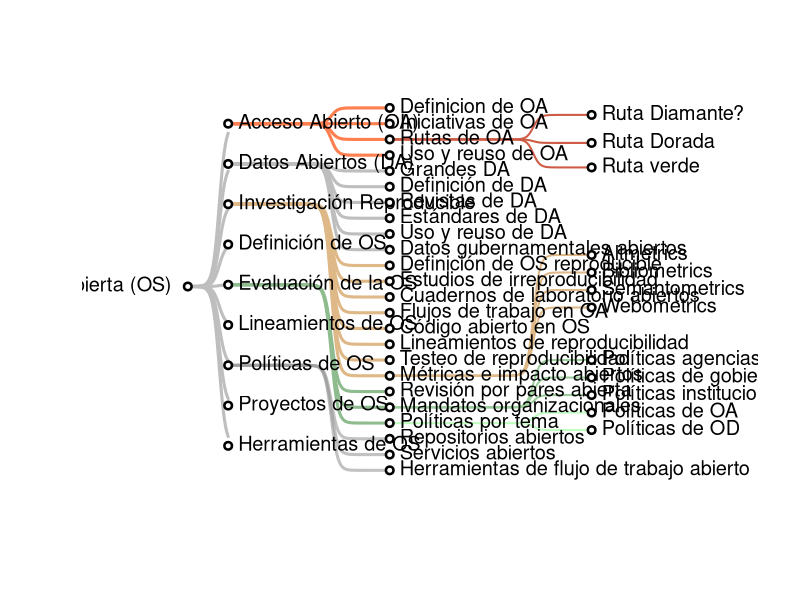

Source code (R):
#Graphic based on a solution by Alex at https://stackoverflow.com/questions/32046889/connecting-two-points-with-curved-lines-s-ish-curve-in-r
#Create the function
curveMaker <- function(x1, y1, x2, y2, ...){
  curve( plogis( x, scale = 0.08, loc = (x1 + x2) /1.8 ) * (y2-y1) + y1, 
         x1, x2, add = TRUE, ...)
}

#Prepare data:
parent <- c(2, 56)
children <- cbind(3, cbind(1:9)*11.5-1)
grandchildren <- cbind(7, (1:24)*4.5-1)
ggchildren <- cbind(12, c(15,20,25,30,35,50,55,60,65,90,97,105))
labels <- c("Ciencia Abierta (OS) ", "Herramientas de OS","Proyectos de OS","Políticas de OS", "Lineamientos de OS","Evaluación de la OS","Definición de OS", "Investigación Reproducible","Datos Abiertos (DA)", "Acceso Abierto (OA)", "Herramientas de flujo de trabajo abierto", "Servicios abiertos", "Repositorios abiertos","Políticas por tema", "Mandatos organizacionales","Revisión por pares abierta", "Métricas e impacto abiertos", "Testeo de reproducibilidad", "Lineamientos de reproducibilidad","Código abierto en OS", "Flujos de trabajo en OA", "Cuadernos de laboratorio abiertos", "Estudios de irreproducibilidad", "Definición de OS reproducible", "Datos gubernamentales abiertos", "Uso y reuso de DA", "Estándares de DA", "Revistas de DA", "Definición de DA", "Grandes DA", "Uso y reuso de OA", "Rutas de OA","Iniciativas de OA", "Definicion de OA", "Políticas de OD", "Políticas de OA", "Políticas institucionales" , "Políticas de gobierno", "Políticas agencias financiadoras", "Webometrics", "Semantometrics", "Bibliometrics", "Altmetrics", "Ruta verde","Ruta Dorada", "Ruta Diamante?" )


#Make a blank plot canvas
plot(0, type="n", ann = FALSE, xlim = c( 0, 15.5 ), ylim = c( 0, 110), axes = FALSE )

#Plot curves
#Parent and children
invisible( mapply( curveMaker, 
                   x1 = parent[ 1 ], 
                   y1 = parent[ 2 ], 
                   x2 = children[ , 1 ], 
                   y2 = children[ , 2 ], 
                   col = "grey", lwd = 3 ) )

#Children and grandchildren
invisible( mapply( curveMaker, #first node
                   x1 = children[ 9, 1 ], 
                   y1 = children[ 9, 2 ], 
                   x2 = grandchildren[ 21:24 , 1 ], 
                   y2 = grandchildren[ 21:24, 2 ], 
                   col = "coral", lwd = 3 ) ) 
invisible( mapply( curveMaker, #second node
                   x1 = children[ 8, 1 ], 
                   y1 = children[ 8, 2 ], 
                   x2 = grandchildren[ 15:20 , 1 ], 
                   y2 = grandchildren[ 15:20, 2 ], 
                   col = "gray", lwd = 3 ) )
invisible( mapply( curveMaker, #third node
                   x1 = children[ 7, 1 ], 
                   y1 = children[ 7, 2 ], 
                   x2 = grandchildren[ 7:14 , 1 ], 
                   y2 = grandchildren[ 7:14, 2 ], 
                   col = "burlywood", lwd = 3 ) )
invisible( mapply( curveMaker, #fourth node
                   x1 = children[ 5, 1 ], 
                   y1 = children[ 5, 2 ], 
                   x2 = grandchildren[ 4:6 , 1 ], 
                   y2 = grandchildren[ 4:6, 2 ], 
                   col = "darkseagreen", lwd = 3 ) )
invisible( mapply( curveMaker, #fifth node
                   x1 = children[ 3, 1 ], 
                   y1 = children[ 3, 2 ], 
                   x2 = grandchildren[ 1:3 , 1 ], 
                   y2 = grandchildren[ 1:3, 2 ], 
                   col = gray( 0.6, alpha = 0.6 ), lwd = 3 ) )

#Grandchildren and ggchildren
invisible( mapply( curveMaker, 
                   x1 = grandchildren[ 4, 1 ], 
                   y1 = grandchildren[ 4, 2 ], 
                   x2 = ggchildren[ 1:2 , 1 ], 
                   y2 = ggchildren[ 1:2, 2 ], 
                   col = "darkseagreen1", lwd = 2 ) ) 
invisible( mapply( curveMaker, 
                   x1 = grandchildren[ 5, 1 ], 
                   y1 = grandchildren[ 5, 2 ], 
                   x2 = ggchildren[ 3:5 , 1 ], 
                   y2 = ggchildren[ 3:5, 2 ], 
                   col = "darkseagreen3", lwd = 2 ) )
invisible( mapply( curveMaker, 
                   x1 = grandchildren[ 7, 1 ], 
                   y1 = grandchildren[ 7, 2 ], 
                   x2 = ggchildren[ 6:9 , 1 ], 
                   y2 = ggchildren[ 6:9, 2 ], 
                   col = "burlywood", lwd = 2 ) )
invisible( mapply( curveMaker, 
                   x1 = grandchildren[ 22, 1 ], 
                   y1 = grandchildren[ 22, 2 ], 
                   x2 = ggchildren[ 10:12 , 1 ], 
                   y2 = ggchildren[ 10:12, 2 ], 
                   col = "coral3", lwd = 2 ) )
#Plot text
text( x = c(parent[1], children[,1], grandchildren[,1], ggchildren[,1]), 
      y = c(parent[2], children[,2], grandchildren[,2], ggchildren[,2]),
      labels = labels,
      pos = c(2,4, 4,4,4,4,4,4,4,4,4,4,4,4,4,4,4,4,4,4,4,4,4,4,4,4,4,4,4,4,4,4,4,4,4,4,4,4,4,4,4,4,4,4,4,4),
      cex = 1.2) 

#Plot points
points( x = c(parent[1], children[,1], grandchildren[,1], ggchildren[,1]),
        y = c(parent[2], children[,2], grandchildren[,2], ggchildren[,2]), 
        pch = 21, bg = "white", col="black", lwd=2.5, cex=1)
